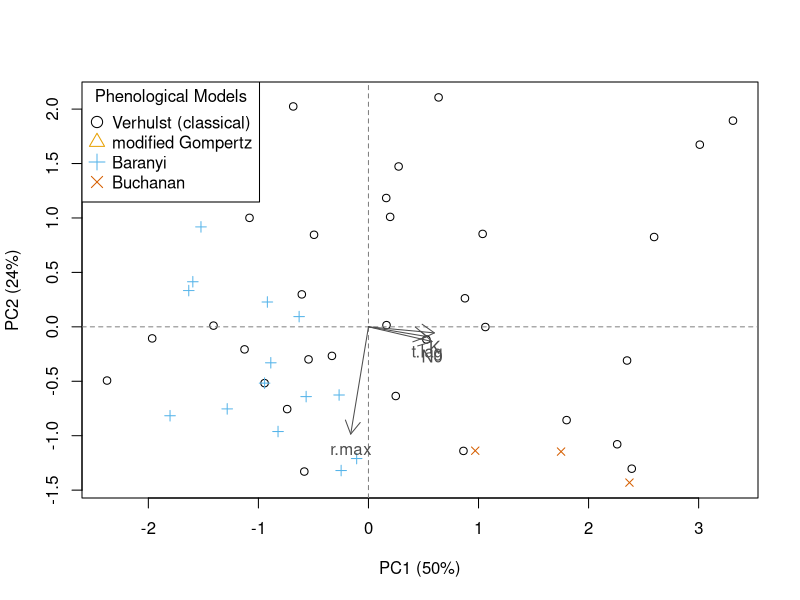

Source code (R):
#!/bin/env Rscript

# Author: PokMan Ho pok.ho19@imperial.ac.uk
# Script: Log_3.R
# Desc: Do any parameters facours any phenological model(s)?
# Input: ```Rscript Log_3.R```
# Output: 1. useful numbers for report (.txt); 2. clusterplot (.pdf)
# Arguments: 0
# Date: Nov 2019

## settings:
## a = raw data (data subset in slave scripts)
## a.~ = data.frames decending from raw data
## f.~ = functions
## v.~ = variables
## i~ = temporary variables

## library
cbp <- c("#000000", "#E69F00", "#56B4E9", "#009E73", "#0072B2", "#D55E00", "#CC79A7", "#e79f00", "#9ad0f3", "#F0E442", "#999999", "#cccccc", "#6633ff", "#00FFCC", "#0066cc")## colour-blind friendly palette

cat("PCA analysis on model parameters\n")
## input
a<-read.table("../data/Log_t1_data.txt", stringsAsFactors = F, header = F)
a<-a[which(!is.na(a[,2])),]
a[,dim(a)[2]+1]<-substr(tolower(a[,1]),1,2)
for(i in 1:dim(a)[1]){if(a[i,dim(a)[2]]=="mo"){a[i,dim(a)[2]]<-"go"}};rm(i) ## synchronize model abbreviation

a.pm<-a[which(a[,dim(a)[2]]!="cu"&a[,dim(a)[2]]!="qu"),] ## select for phenological models only
colnames(a.pm)=c("model", "dataset", "AIC", "N0", "K", "r.max", "t.lag", "abbr") ## rename df cols to more human-friendly

## PCA analysis on parameters
a.pca<-prcomp(log(a.pm[,4:7]), scale = T) ## PCA on dataframe of parameters
a.pcS<-summary(a.pca)

## PCA biplot and associated appearance modifications
pdf("../results/Log_PCA.pdf")
## <https://www.benjaminbell.co.uk/2018/02/principal-components-analysis-pca-in-r.html>
# screeplot(a.pca,type = "l")
a.pm$symbol<-ifelse(a.pm$abbr=="ve",1,ifelse(a.pm$abbr=="go",2,ifelse(a.pm$abbr=="ba",3,4))) ## set biplot symbol type
a.pm$colour<-ifelse(a.pm$abbr=="ve",cbp[1],ifelse(a.pm$abbr=="go",cbp[2],ifelse(a.pm$abbr=="ba",cbp[3],cbp[6]))) ## set biplot colour types
plot(a.pca$x[,2]~a.pca$x[,1],
     xlab=paste0("PC1 (",round(a.pcS$importance[2],2)*100,"%)"),
     ylab=paste0("PC2 (",round(a.pcS$importance[5],2)*100,"%)"),
     pch=a.pm$symbol, col=a.pm$colour)
abline(v=0,lty=2, col="grey50") ## add vert ref
abline(h=0,lty=2, col="grey50") ## add hori ref

a.pcL<-a.pca$rotation[,1:2] ## magnify arrow size (risky)

arrows(x0 = 0, x1 = a.pcL[,1], y0 = 0, y1 = a.pcL[,2], col = "grey30", length = .15)

a.pcT<-ifelse(a.pcL[,2]<0,1,3) ## label position
text(x=a.pcL[,1], y=a.pcL[,2], labels = row.names(a.pca$rotation), col = "grey30", pos = a.pcT) ## plot labels

legend("topleft", legend = c("Verhulst (classical)", "modified Gompertz", "Baranyi", "Buchanan"), title = "Phenological Models", pch = 1:4, col = cbp[c(1:3,6)], pt.cex = 1.5)

dev.off()

## data export for report
a.expt<-c(round(a.pcS$importance[2],2)*100,round(a.pca$rotation[,1],2),round(a.pcS$importance[5],2)*100,round(a.pca$rotation[,2],2))
# a.expt<-round(c(a.pca$rotation[,1:2]),2)
write.table(a.expt, "../data/ttt_PCA.txt", quote = F, col.names = F, row.names = F)
